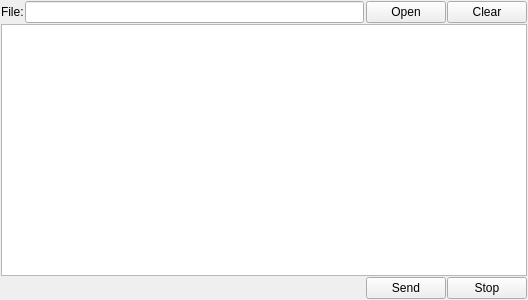
<?xml version="1.0" encoding="UTF-8"?>
<ui version="4.0">
 <class>Widget</class>
 <widget class="QWidget" name="Widget">
  <property name="geometry">
   <rect>
    <x>0</x>
    <y>0</y>
    <width>528</width>
    <height>300</height>
   </rect>
  </property>
  <property name="windowTitle">
   <string>Widget</string>
  </property>
  <layout class="QGridLayout" name="layoutGWidget">
   <property name="leftMargin">
    <number>1</number>
   </property>
   <property name="topMargin">
    <number>1</number>
   </property>
   <property name="rightMargin">
    <number>1</number>
   </property>
   <property name="bottomMargin">
    <number>1</number>
   </property>
   <property name="spacing">
    <number>1</number>
   </property>
   <item row="0" column="1">
    <widget class="QLineEdit" name="lineFilePath"/>
   </item>
   <item row="0" column="0">
    <widget class="QLabel" name="labelFile">
     <property name="text">
      <string>File:</string>
     </property>
    </widget>
   </item>
   <item row="2" column="0" colspan="3">
    <spacer name="horizontalSpacer">
     <property name="orientation">
      <enum>Qt::Horizontal</enum>
     </property>
     <property name="sizeHint" stdset="0">
      <size>
       <width>371</width>
       <height>20</height>
      </size>
     </property>
    </spacer>
   </item>
   <item row="2" column="3">
    <widget class="QPushButton" name="btnSend">
     <property name="text">
      <string>Send</string>
     </property>
    </widget>
   </item>
   <item row="2" column="4">
    <widget class="QPushButton" name="btnStop">
     <property name="text">
      <string>Stop</string>
     </property>
    </widget>
   </item>
   <item row="1" column="0" colspan="5">
    <widget class="QTableView" name="tableView"/>
   </item>
   <item row="0" column="4">
    <widget class="QPushButton" name="btnClear">
     <property name="text">
      <string>Clear</string>
     </property>
    </widget>
   </item>
   <item row="0" column="3">
    <widget class="QPushButton" name="btnOpen">
     <property name="text">
      <string>Open</string>
     </property>
    </widget>
   </item>
  </layout>
 </widget>
 <layoutdefault spacing="6" margin="11"/>
 <resources/>
 <connections/>
</ui>
